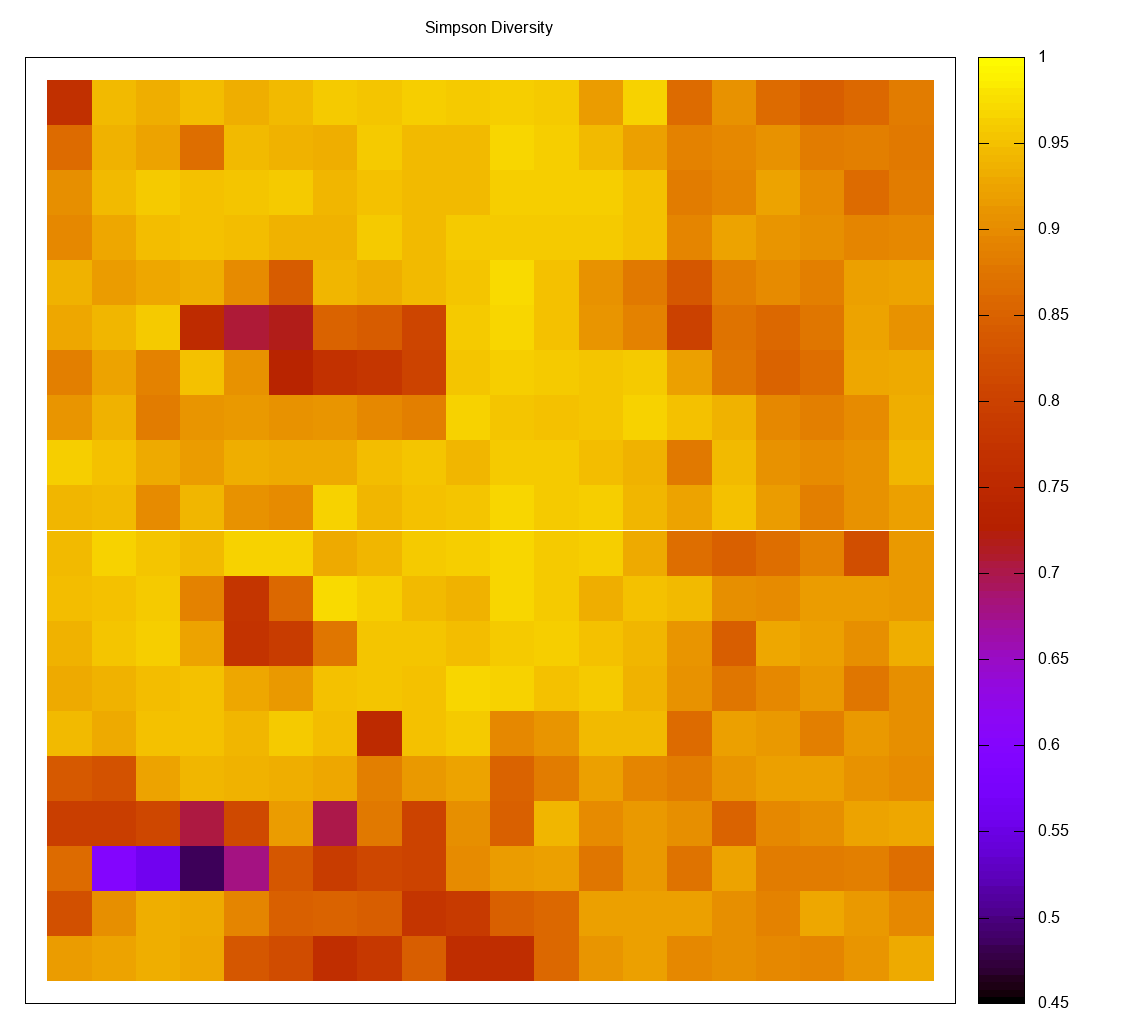

This chart was generated by the following gnuplot code:
set title "Simpson Diversity"
unset xtics
unset ytics
set xrange [-1:20]
set yrange [-1:20]
set term png size 1124,1024
set output "tree_diversity_simpson.png"
plot 'tree_diversity_simpson' title '' palette pt 5 ps 7.21
